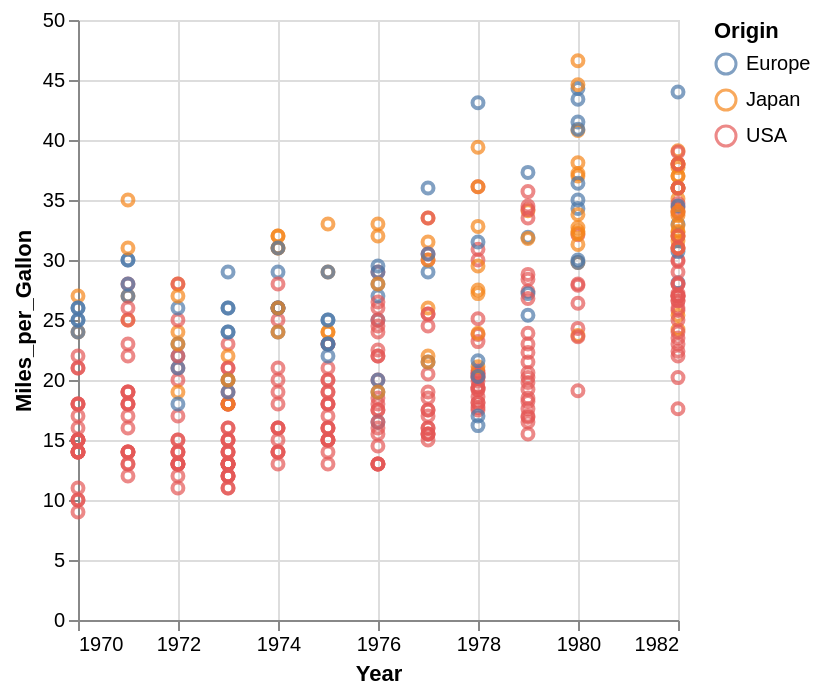

The notebook cell this image was saved under:
### Markdown cell above
Или, например:

### Code cell
alt.Chart(cars).mark_point().encode(
    color='Origin',
    y='Miles_per_Gallon',
    x='Year'
)

### Figure 1 — Vega-Lite specification as saved in the notebook (floating-point values rounded to 4 significant figures; data arrays with more than 128 entries replaced by an {"elided": "..."} marker saying what was removed)
{"config": {"view": {"continuousWidth": 300, "continuousHeight": 300}}, "data": {"name": "data-583e73726c1545c56c203344161a975c"}, "mark": {"type": "point"}, "encoding": {"color": {"field": "Origin", "type": "nominal"}, "x": {"field": "Year", "type": "temporal"}, "y": {"field": "Miles_per_Gallon", "type": "quantitative"}}, "$schema": "https://vega.github.io/schema/vega-lite/v6.4.1.json", "datasets": {"data-583e73726c1545c56c203344161a975c": {"elided": "406 records"}}}
